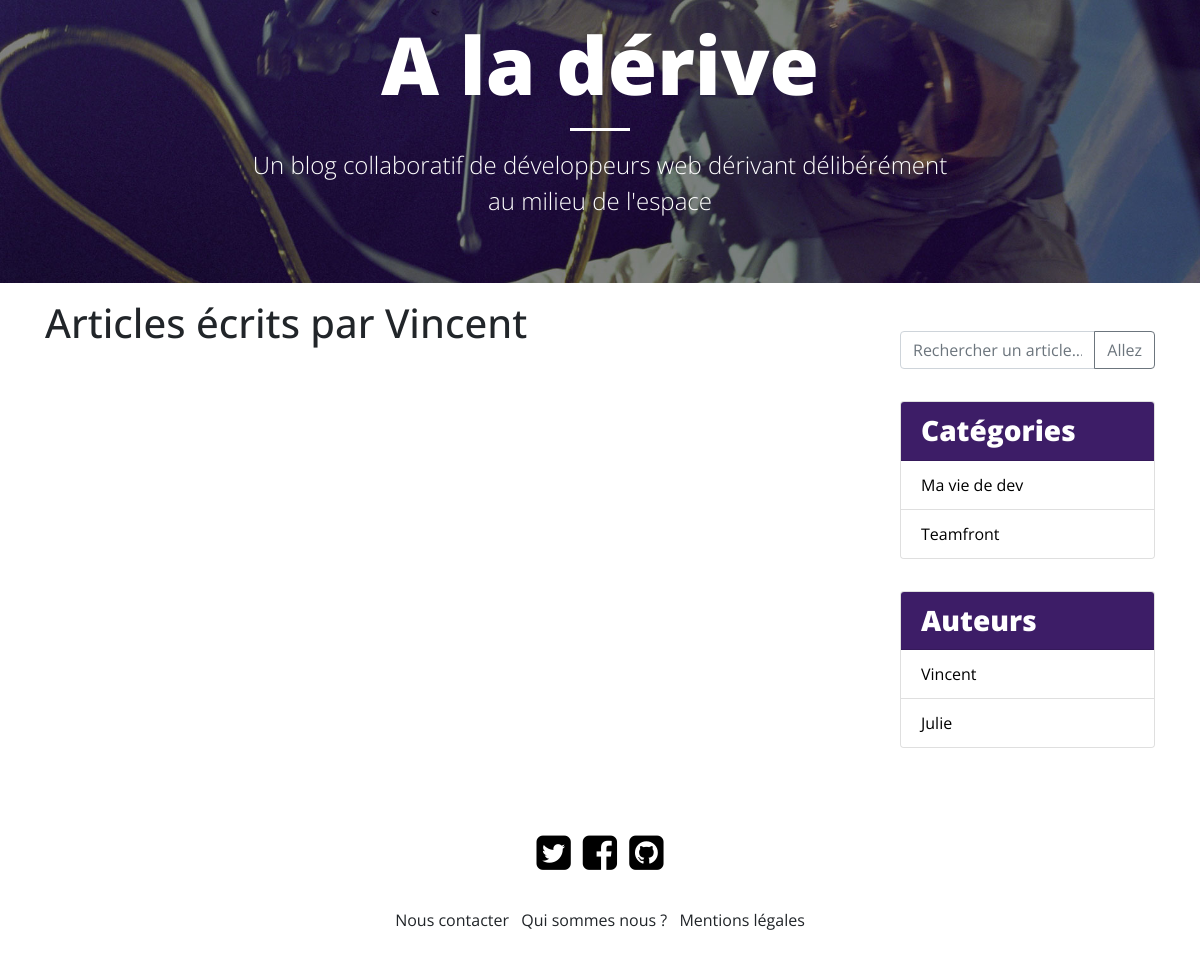
Page /index.php?page=author&id=1 on the committed database.
### tables this page shows
CREATE TABLE `author` (
  `id` int(10) unsigned NOT NULL AUTO_INCREMENT COMMENT 'L''identifiant de notre auteur',
  `name` varchar(255) NOT NULL COMMENT 'Le nom de l''auteur',
  `image` varchar(255) DEFAULT NULL COMMENT 'L''avatar de l''auteur',
  `email` varchar(255) NOT NULL COMMENT 'L''e-mail de l''auteur',
  PRIMARY KEY (`id`),
  UNIQUE KEY `email` (`email`)
);

CREATE TABLE `category` (
  `id` int(10) unsigned NOT NULL AUTO_INCREMENT COMMENT 'L''identifiant de la catégorie',
  `name` varchar(255) NOT NULL COMMENT 'Le nom de la catégorie',
  `position` int(10) unsigned NOT NULL DEFAULT 0 COMMENT 'La position de la catégorie dans le menu',
  PRIMARY KEY (`id`)
);

### index.php (called while the page is built, shortened)
<?php
require __DIR__ . '/inc/classes/Author.php';
require __DIR__ . '/inc/classes/Category.php';
require __DIR__ . '/inc/data_from_db.php';
$pageToDisplay = 'home';
if (isset($_GET['page']) && $_GET['page'] !== '') {
    $pageToDisplay = $_GET['page'];
}
require __DIR__ . '/inc/templates/header.tpl.php';
require __DIR__ . '/inc/templates/' . $pageToDisplay . '.tpl.php';
require __DIR__ . '/inc/templates/footer.tpl.php';

### inc/data_from_db.php (called while the page is built, shortened)
<?php
$dataCategoriesList = [];
$dataAuthorsList = [];
$dsn = "mysql:host=localhost;dbname=oblog";
$user = "oblog";
$password = "oblog";
$pdo = new PDO($dsn, $user, $password, array(
    PDO::ATTR_ERRMODE => PDO::ERRMODE_WARNING
));
$categoryRequest =
"
SELECT * FROM category
";
$authorRequest =
"
SELECT * FROM author
";
$sth = $pdo->query($categoryRequest);
$tmpCategories = $sth->fetchAll(PDO::FETCH_ASSOC);
$sth = $pdo->query($authorRequest);
$tmpAuthors = $sth->fetchAll(PDO::FETCH_ASSOC);
foreach ($tmpAuthors as $key => $author) {
    $tmp = new Author($author['name']);
    $dataAuthorsList[$author['id']] = $tmp;
}
foreach ($tmpCategories as $key => $category) {
    $tmp = new Category($category['name']);
    $dataCategoriesList[$category['id']] = $tmp;
}
?>

### inc/classes/Author.php (called while the page is built, shortened)
<?php
class Author {
    public function __construct ($authorName) {
        $this->authorName = $authorName;
    }
}

### inc/classes/Category.php (called while the page is built, shortened)
<?php
class Category {
    public function __construct ($categoryName) {
        $this->categoryName = $categoryName;
    }
}

### inc/templates/author.tpl.php (the view, shortened to what this page needs)
<?php
$indexAuthor = filter_input(INPUT_GET, 'id', FILTER_VALIDATE_INT);
?>
<h1>Articles écrits par <?=$dataAuthorsList[$indexAuthor]->authorName?></h1>

### inc/templates/footer.tpl.php (shortened to what this page needs)
      </main>
      <aside class="col-lg-3">
        <div class="input-group mb-3">
          <input type="text" class="form-control" placeholder="Rechercher un article..."
            aria-label="Rechercher un article..." aria-describedby="basic-addon2">
          <div class="input-group-append">
            <button class="btn btn-outline-secondary" type="button">Allez</button>
          </div>
        </div>
        <div class="card">
          <h3 class="card-header">Catégories</h3>
          <ul class="list-group list-group-flush">
            <?php foreach ($dataCategoriesList as $currentId => $index) { ?>
              <li class="list-group-item"><a href="index.php?page=category&id=<?= $currentId ?>"><?= $index->categoryName ?></a></li>
            <?php } ?>
          </ul>
        </div>
        <div class="card">
          <h3 class="card-header">Auteurs</h3>
          <ul class="list-group list-group-flush">
          <?php foreach ($dataAuthorsList as $currentId => $index) { ?>
              <li class="list-group-item"><a href="index.php?page=author&id=<?= $currentId ?>"><?= $index->authorName ?></a></li>
            <?php } ?>
          </ul>
        </div>
      </aside>
    </div>
    <footer>
      <div class="row justify-content-center text-center">
        <div class="col-6 social-networks">
          <ul class="list-inline">
            <li class="list-inline-item"><a href="#"><i class="fa fa-twitter-square"></i></a></li>
            <li class="list-inline-item"><a href="#"><i class="fa fa-facebook-square"></i></a></li>
            <li class="list-inline-item"><a href="#"><i class="fa fa-github-square"></i></a></li>
          </ul>
        </div>
      </div>
      <div class="row justify-content-center text-center">
        <div class="col-9 links">
          <ul class="list-inline">
            <li class="list-inline-item"><a href="#">Nous contacter</a></li>
            <li class="list-inline-item"><a href="#">Qui sommes nous ?</a></li>
            <li class="list-inline-item"><a href="#">Mentions légales</a></li>
          </ul>
        </div>
      </div>
    </footer>
  </div>
</body>
</html>

### css/blog.css (style rules this page uses)
body { font-family: 'Open Sans', sans-serif; }
aside { display: none; padding: 2em 0; }
footer { margin-bottom: 1em; }
footer .social-networks { margin: 10px 0; }
footer .social-networks a { font-size: 40px; color: black; }
footer .links a { color: inherit; }
@media (min-width:992px) { .card-header { background: #3d1d67; color: white; font-weight: 800; } }
@media (min-width:992px) { .card a { color: black; } }
@media (min-width:992px) { .card { margin: 2em 0; } }
@media (min-width:992px) { aside { display: block; } }

### rows in the picture
author: name "Vincent"
category: name "Ma vie de dev"
category: name "Teamfront"
author: name "Julie"
